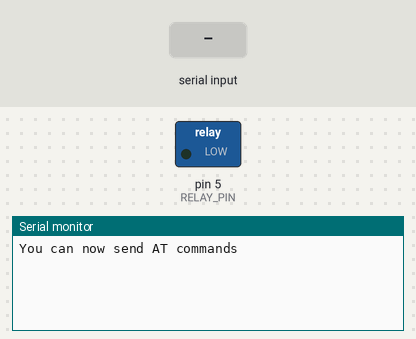
Simulated run of this sketch. Board: Arduino Uno, built with avr-gcc and run on an emulated ATmega328P. Parts: switched loads named in the sketch (green lamp = pin HIGH), the last lines printed to the serial monitor. The test bench sets the inputs (shaded band). The modem accepts every AT command (registered, SIM ready, sends succeed) and sends nothing else.

Above: at 6.2 s.
6.3 s: "*101#\n" received over the second serial link
At 7.0 s:
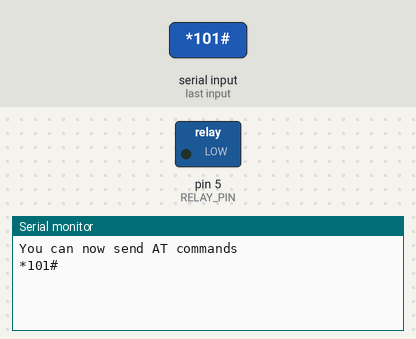
7.8 s: "+CLIP\n" received over the second serial link
At 8.4 s:
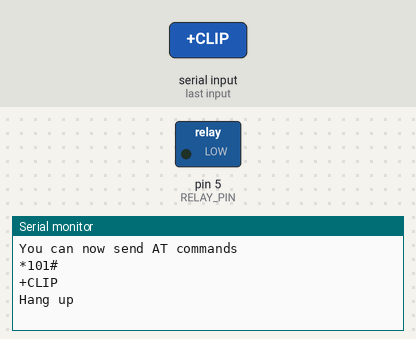
9.3 s: "+CUSD\n" received over the second serial link
At 11.0 s:
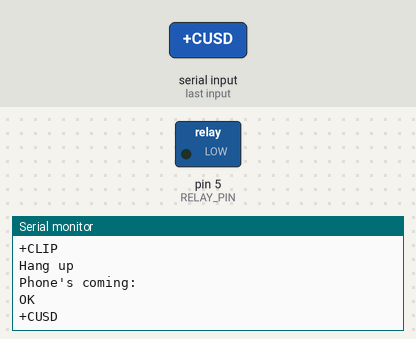

Measured:
- after the input at 6.3 s, the serial monitor: prints a new line at once (image 1)
- after the input at 7.8 s, the serial monitor: prints a new line at once (image 2)
- after the input at 9.3 s, the serial monitor: prints a new line after 0.54 s (image 3)

The sketch:

ControlOverSim.ino
```cpp
#include <SoftwareSerial.h>
SoftwareSerial Sim(2, 3); // RX, TX

#define DEBUG_MODE
#define RELAY_PIN 5

String phoneNumber = "0963366093";

boolean activatedRelay = false;

String data;
void setup() {
  // Set console baud rate
  Serial.begin(9600);
  initRelay();
  initSIM();
  delay(5000);
//  sendSMS(phoneNumber, "Hello, I'm Sim900A");
//  call(phoneNumber);
}

void loop() {
  loopSIM();
}

void debug(String s) {
  #ifdef DEBUG_MODE
    Serial.println(s);
  #endif
}
//Call phoneNumber        ATD+phoneNumber;
//Read SMS From Index 1:  AT+CMGR=1
//USSD                    AT+CUSD=1,"*101#"
```

Relay.ino
```cpp
void initRelay() {
  pinMode(RELAY_PIN, OUTPUT);
}

void activeRelay() {
  digitalWrite(RELAY_PIN, LOW);
  debug("Relay's activated");
}

void deactiveRelay() {
 digitalWrite(RELAY_PIN, HIGH);
 debug("Relay's deactivated");
}
```

Sim.ino
```cpp
void initSIM() {
  Sim.begin(9600);
  debug(F("You can now send AT commands"));
}

void loopSIM() {
  while(Serial.available()) {
    Sim.write(Serial.read());
  }

  while(Sim.available()) {
    char c = Sim.read();
    data += c;
    if(c == '\n') {
      debug(data);
      handleData(data);
      data = "";
    }

  }
}

void handleData(String data) {
  if(data.indexOf("+CLIP") != -1) {
    hangUp();
    debug("Phone's coming: ");
    byte startIndex = 8;
    byte endIndex   = data.indexOf("\"", 10);
    String phoneNum = data.substring(startIndex, endIndex);
    debug(phoneNum);
    if(phoneNum == phoneNumber) {
      activatedRelay = !activatedRelay;
      if(activatedRelay) {
        activeRelay();
        sendSMS(phoneNumber, "Da kich hoat may bom");
      } else {
        deactiveRelay();
        sendSMS(phoneNumber, "Da tat may bom");
      }
    }
  } else if(data.indexOf("+CUSD") != -1) {
    byte startIndex = data.indexOf("\"");
    byte endIndex   = data.indexOf("\"", startIndex+1);
    String ussdRespone = data.substring(startIndex+1, endIndex-1);
    debug(ussdRespone);
    sendSMS(phoneNumber, ussdRespone);
  } else if(data.indexOf("+CMT") != -1) {
    byte startIndex = data.indexOf("\"");
    byte endIndex = data.indexOf("\"", startIndex+1);
    String phoneNum = data.substring(startIndex+1, endIndex);
    phoneNumber.replace("+84", "0");
    phoneNum.replace("+84", "0");
    if(phoneNum == phoneNumber) {
      debug("ABCXYZ: " + data.indexOf("\n"));
      String smsContent = data.substring(data.indexOf("\n") + 2);

      debug("Phone Number:" + phoneNum);
      debug("SMS Content: " +smsContent);
    }
  }
}

void call(String phoneNumber) {
  Sim.print("ATD" + phoneNumber + ";\r\n");
  delay(15000);
}

void sendSMS(String phoneNumber, String contentSMS) {
  Sim.print("AT+CMGF=1\r\n");
  delay(1000);
  Sim.print("AT+CSCS=\"GSM\"\r\n");
  delay(1000);
  Sim.print("AT+CMGS=\"" + phoneNumber + "\"\r\n");
  delay(2000);
  Sim.print(contentSMS + "\r\n");
  delay(1000);
  Sim.write(26);
  delay(1000);
}

void hangUp() {
  debug("Hang up");
  Sim.print("ATH\r\n");
  delay(2000);
}

void ussd(String code) {
  Sim.print("AT+CUSD=1,\"" + code + "\"\r\n");
}
```
